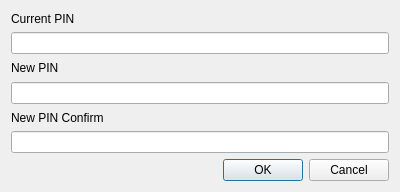
<?xml version="1.0" encoding="UTF-8"?>
<ui version="4.0">
 <class>ChangePinDialog</class>
 <widget class="QDialog" name="ChangePinDialog">
  <property name="geometry">
   <rect>
    <x>0</x>
    <y>0</y>
    <width>400</width>
    <height>192</height>
   </rect>
  </property>
  <property name="windowTitle">
   <string>Dialog</string>
  </property>
  <property name="modal">
   <bool>true</bool>
  </property>
  <layout class="QGridLayout" name="gridLayout">
   <item row="0" column="0">
    <layout class="QVBoxLayout" name="verticalLayout_4">
     <item>
      <widget class="QLabel" name="label_3">
       <property name="text">
        <string>Current PIN</string>
       </property>
      </widget>
     </item>
     <item>
      <widget class="QLineEdit" name="currentPinEdt">
       <property name="echoMode">
        <enum>QLineEdit::Password</enum>
       </property>
      </widget>
     </item>
    </layout>
   </item>
   <item row="1" column="0">
    <layout class="QVBoxLayout" name="verticalLayout_2">
     <item>
      <widget class="QLabel" name="label_2">
       <property name="text">
        <string>New PIN</string>
       </property>
      </widget>
     </item>
     <item>
      <widget class="QLineEdit" name="newPinEdt">
       <property name="echoMode">
        <enum>QLineEdit::Password</enum>
       </property>
      </widget>
     </item>
    </layout>
   </item>
   <item row="2" column="0">
    <layout class="QVBoxLayout" name="verticalLayout_3">
     <item>
      <widget class="QLabel" name="label">
       <property name="text">
        <string>New PIN Confirm</string>
       </property>
      </widget>
     </item>
     <item>
      <widget class="QLineEdit" name="newPinConfirmEdt">
       <property name="echoMode">
        <enum>QLineEdit::Password</enum>
       </property>
      </widget>
     </item>
    </layout>
   </item>
   <item row="3" column="0">
    <widget class="QDialogButtonBox" name="actions">
     <property name="orientation">
      <enum>Qt::Horizontal</enum>
     </property>
     <property name="standardButtons">
      <set>QDialogButtonBox::Cancel|QDialogButtonBox::Ok</set>
     </property>
    </widget>
   </item>
  </layout>
 </widget>
 <resources/>
 <connections>
  <connection>
   <sender>actions</sender>
   <signal>accepted()</signal>
   <receiver>ChangePinDialog</receiver>
   <slot>accept()</slot>
   <hints>
    <hint type="sourcelabel">
     <x>248</x>
     <y>254</y>
    </hint>
    <hint type="destinationlabel">
     <x>157</x>
     <y>274</y>
    </hint>
   </hints>
  </connection>
  <connection>
   <sender>actions</sender>
   <signal>rejected()</signal>
   <receiver>ChangePinDialog</receiver>
   <slot>reject()</slot>
   <hints>
    <hint type="sourcelabel">
     <x>316</x>
     <y>260</y>
    </hint>
    <hint type="destinationlabel">
     <x>286</x>
     <y>274</y>
    </hint>
   </hints>
  </connection>
 </connections>
</ui>
